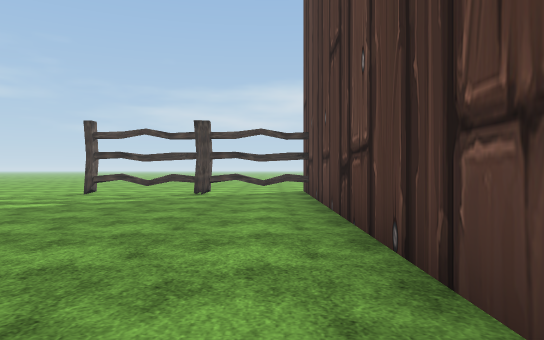
View 1 (above)

21 first-person views from a walk through a 3-D level made in the Unity game engine. The camera is 1.2 m above the floor, looks level and sees 70° across. The floor is counted in squares, 2 m on a side. Each view is taken from the middle of a square. On the plan, view 1 faces up. The plan holds only what a view shows up to about 11 squares ahead; the rest is blank. The place goes on beyond the plan. Flat ground stands in for the terrain. The player is left out. Some surface patterns are stand-ins.

View 2
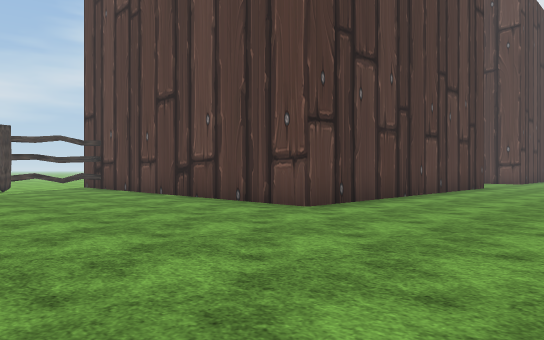

View 3
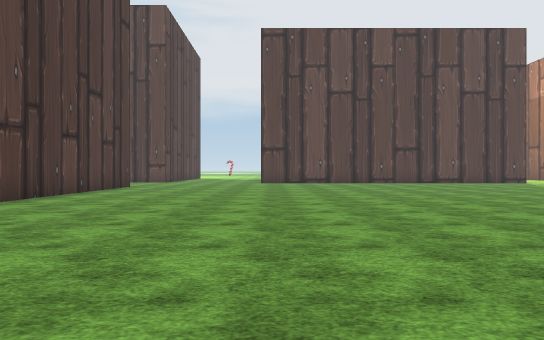

View 4
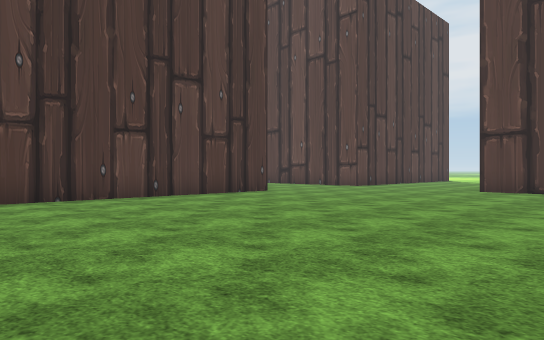

View 5
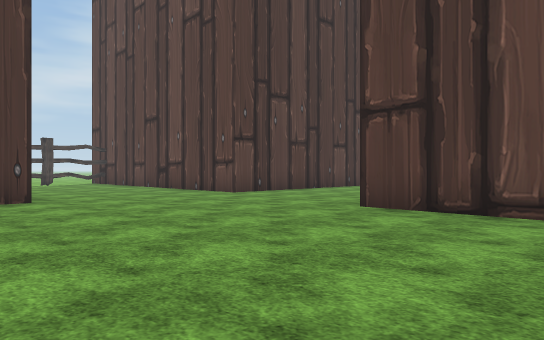

View 6
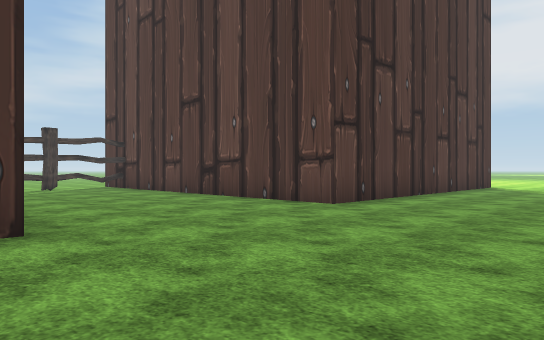

View 7
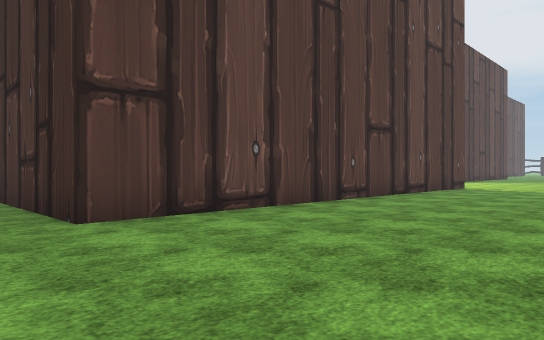

View 8
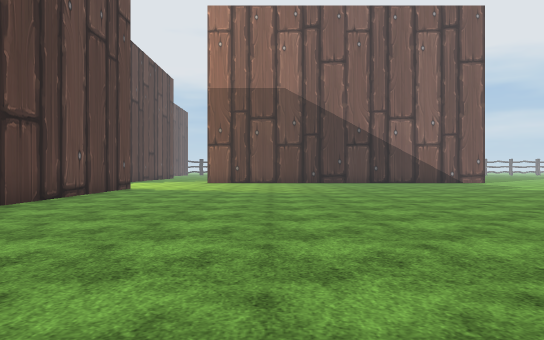

View 9
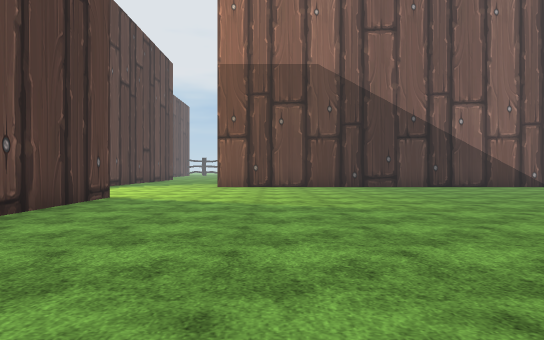

View 10
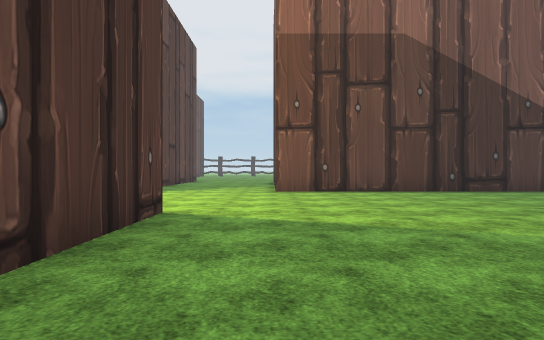

View 11
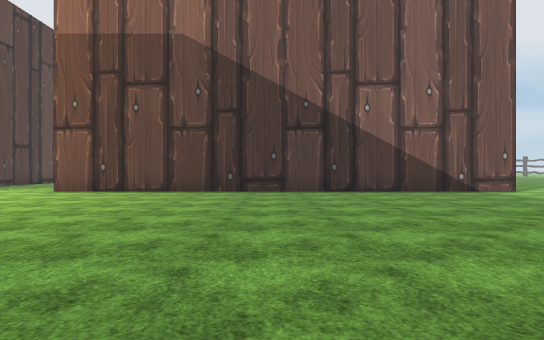

View 12
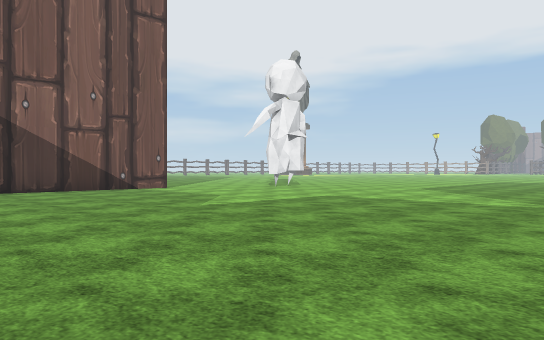

View 13
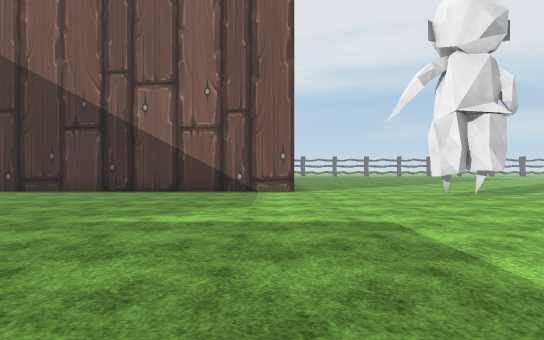

View 14
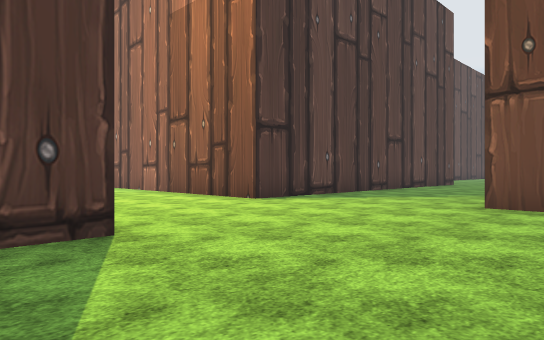

View 15
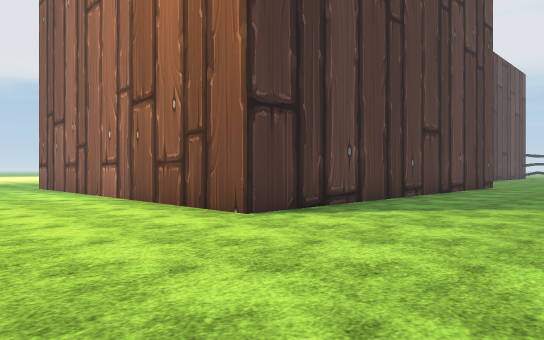

View 16
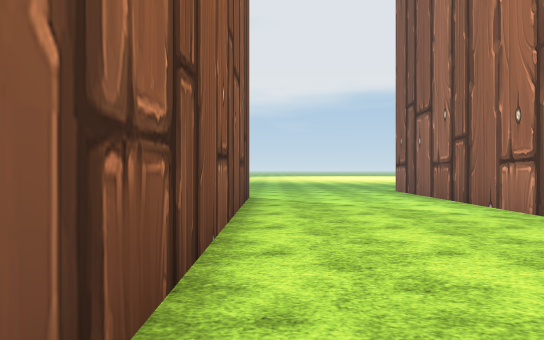

View 17
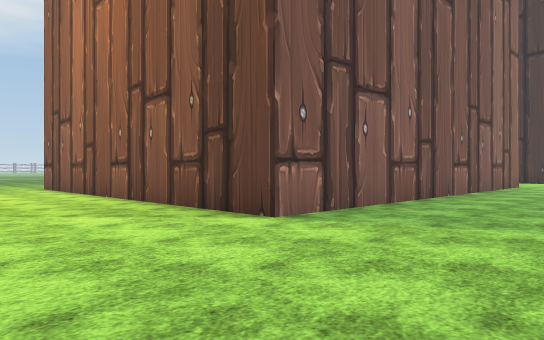

View 18
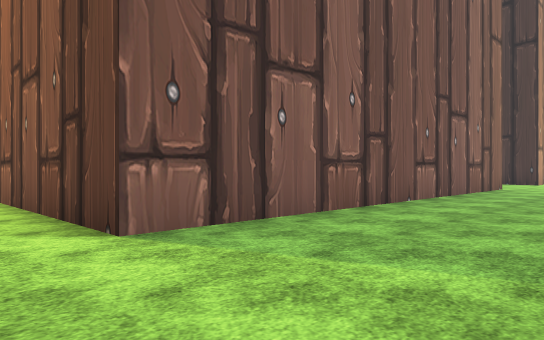

View 19
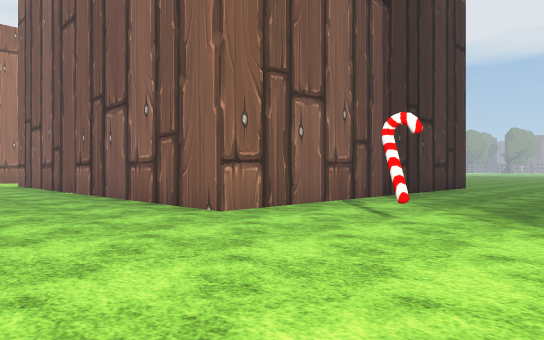

View 20
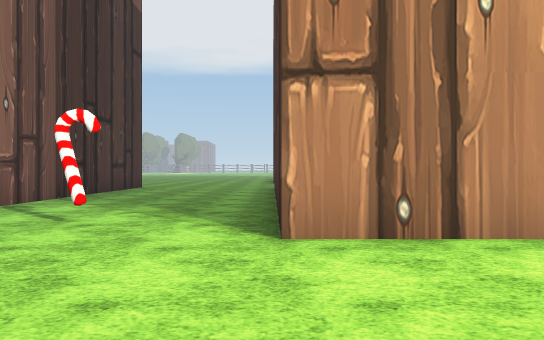

View 21
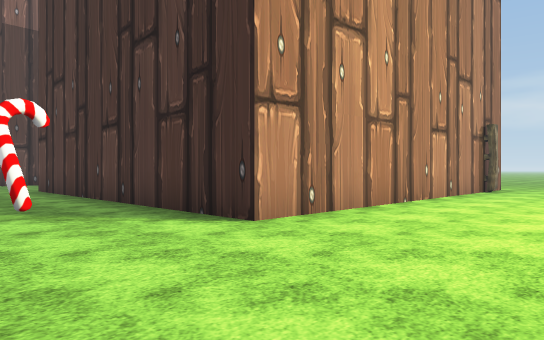

### Floor plan
Points are (right, up) in squares from view 1. A wall is a line through its corners. A room is listed if a view was taken in it or the views show most of it. See-through windows are left out.
Room 1 (views 1, 2, 3, 4, 5, 6, 7, 8, 9, 10, 11, 12, 13, 14, 15, 16, 17, 18, 19, 20, 21)
walls: (13.5, -15.6) (13.5, -3.5) (23.6, -3.5) (23.6, -15.5) (15, -15.5); (10, 1.1) (0.9, 1.1) (0.9, 9.6); (-0.6, -20.5) (12, -20.5); (-3.6, -18.3) (-3.6, -18.7); (-4, -18.2) (-3.6, -18.3) (-3.6, -18.7); (-4.7, -18.2) (-4.3, -18.6); (0.4, 9.5) (-0.5, 9.5); (16, -27.6) (16, -19.5) (26, -19.5); (-0.9, 9.7) (-1.7, 9.5) (-2.5, 9.7); (-1.5, 9.5) (-3.4, 9.5); (-3.8, 9.7) (-4.5, 9.5); (23.6, 9.9) (23.6, 1.1) (14.6, 1.1) (14.6, 7)
low walls: (0.9, 9.6) (0.2, 9.7) (-0.1, 9.6) (-0.9, 9.7); (0.9, 9.6) (0.4, 9.8); (0.6, 9.7) (-0.3, 9.6); (-0.8, 9.7) (-1.5, 9.6); (-2, 9.6) (-2.6, 9.7) (-2.9, 9.6) (-3.8, 9.7); (-2.6, 9.5) (-3.1, 9.5); (-3.7, 9.7) (-4.3, 9.6)
ways out: opening at (-3, -20.8); gap at (-5, -19)

Positions as (right, up) in squares from view 1, and headings:
1: (0, 0), facing up
2: (-4, -3), facing up-right
3: (-4, -4), facing right
4: (2, -7), facing up-right
5: (8, -7), facing up-right
6: (9, -3), facing up-right
7: (9, -2), facing down-right
8: (9, -3), facing down
9: (10, -7), facing down
10: (12, -10), facing down
11: (6, -10), facing down
12: (6, -9), facing down-left
13: (0, -10), facing down
14: (10, -14), facing down-right
15: (12, -16), facing down-right
16: (15, -16), facing right
17: (27, -19), facing up-left
18: (27, -17), facing up-left
19: (27, 1), facing down-left
20: (27, 1), facing left
21: (27, -2), facing up-left
